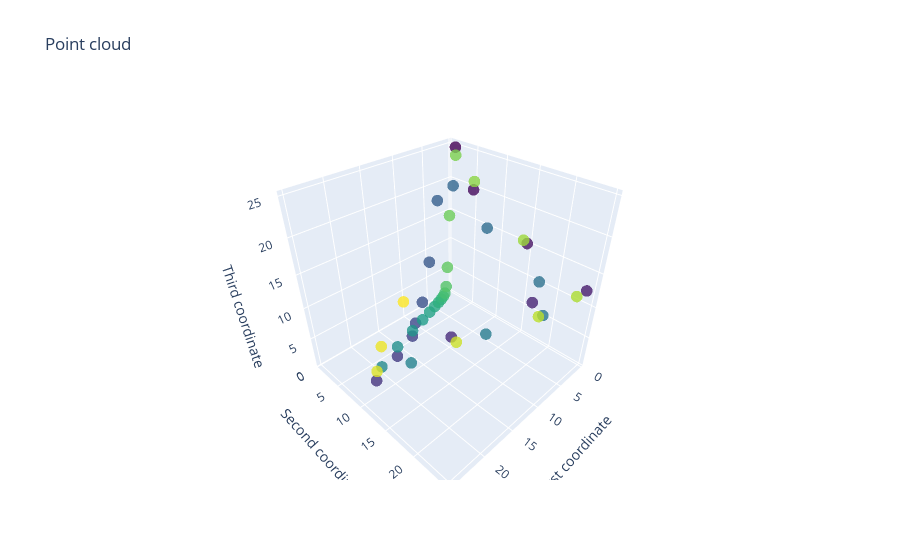

Notebook cell for this chart:
### Code cell
# Plotting Takens embedding of the third outer window
window_number = 3
window = X_windows[window_number][:,:3]
plot_point_cloud(window)

### Figure 1 — Plotly figure (JSON) as saved in the notebook; plotly's stock layout.template omitted (floating-point values rounded to 4 significant figures)
{"data": [{"marker": {"color": [0, 1, 2, 3, 4, 5, 6, 7, 8, 9, 10, 11, 12, 13, 14, 15, 16, 17, 18, 19, 20, 21, 22, 23, 24, 25, 26, 27, 28, 29, 30, 31, 32, 33, 34, 35, 36, 37, 38, 39, 40], "colorscale": [[0, "#440154"], [0.1111, "#482878"], [0.2222, "#3e4989"], [0.3333, "#31688e"], [0.4444, "#26828e"], [0.5556, "#1f9e89"], [0.6667, "#35b779"], [0.7778, "#6ece58"], [0.8889, "#b5de2b"], [1, "#fde725"]], "opacity": 0.8, "size": 4}, "mode": "markers", "type": "scatter3d", "x": [0.4135, 0.4067, 0.6163, 1.564, 5.104, 14.99, 24.83, 19.75, 15.32, 13.16, 10.59, 8.286, 6.473, 5.141, 4.314, 4.241, 5.819, 11.15, 19.81, 21.93, 17.53, 13.33, 10.16, 7.755, 5.919, 4.517, 3.448, 2.633, 2.012, 1.541, 1.185, 0.9232, 0.7515, 0.7023, 0.9236, 1.951, 5.486, 14.58, 23.91, 21.14, 15.78], "y": [1.564, 5.104, 14.99, 24.83, 19.75, 15.32, 13.16, 10.59, 8.286, 6.473, 5.141, 4.314, 4.241, 5.819, 11.15, 19.81, 21.93, 17.53, 13.33, 10.16, 7.755, 5.919, 4.517, 3.448, 2.633, 2.012, 1.541, 1.185, 0.9232, 0.7515, 0.7023, 0.9236, 1.951, 5.486, 14.58, 23.91, 21.14, 15.78, 12.04, 9.355, 7.482], "z": [24.83, 19.75, 15.32, 13.16, 10.59, 8.286, 6.473, 5.141, 4.314, 4.241, 5.819, 11.15, 19.81, 21.93, 17.53, 13.33, 10.16, 7.755, 5.919, 4.517, 3.448, 2.633, 2.012, 1.541, 1.185, 0.9232, 0.7515, 0.7023, 0.9236, 1.951, 5.486, 14.58, 23.91, 21.14, 15.78, 12.04, 9.355, 7.482, 6.479, 6.854, 9.865]}], "layout": {"scene": {"xaxis": {"exponentformat": "e", "showexponent": "all", "title": {"text": "First coordinate"}, "type": "linear"}, "yaxis": {"exponentformat": "e", "showexponent": "all", "title": {"text": "Second coordinate"}, "type": "linear"}, "zaxis": {"exponentformat": "e", "showexponent": "all", "title": {"text": "Third coordinate"}, "type": "linear"}}, "title": {"text": "Point cloud"}}}
